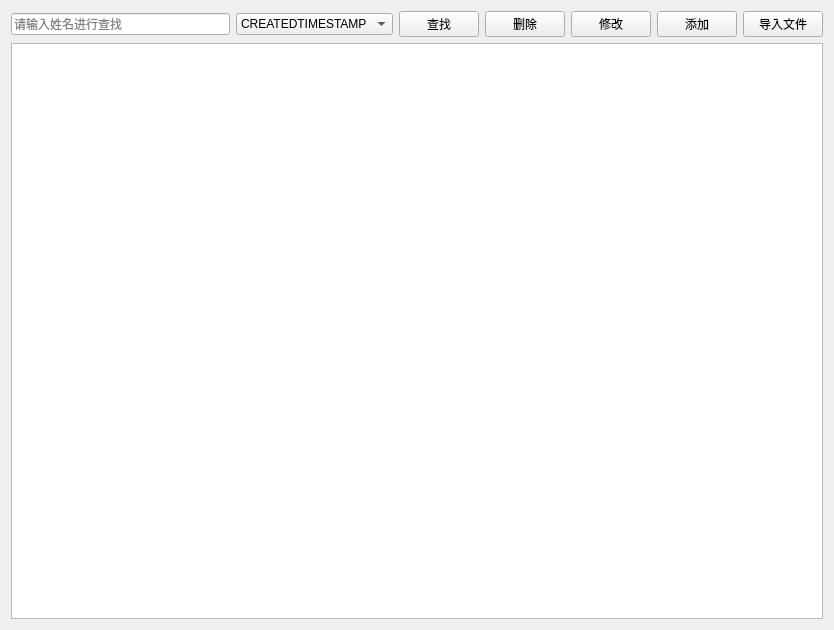
<?xml version="1.0" encoding="UTF-8"?>
<ui version="4.0">
 <class>DoctorView</class>
 <widget class="QWidget" name="DoctorView">
  <property name="geometry">
   <rect>
    <x>0</x>
    <y>0</y>
    <width>834</width>
    <height>630</height>
   </rect>
  </property>
  <property name="windowTitle">
   <string>医生管理</string>
  </property>
  <layout class="QGridLayout" name="gridLayout">
   <item row="0" column="0">
    <layout class="QHBoxLayout" name="horizontalLayout">
     <item>
      <widget class="QLineEdit" name="txtSearch">
       <property name="placeholderText">
        <string>请输入姓名进行查找</string>
       </property>
      </widget>
     </item>
     <item>
      <widget class="QComboBox" name="comboBox">
       <item>
        <property name="text">
         <string>CREATEDTIMESTAMP </string>
        </property>
       </item>
       <item>
        <property name="text">
         <string>AGE</string>
        </property>
       </item>
       <item>
        <property name="text">
         <string/>
        </property>
       </item>
      </widget>
     </item>
     <item>
      <widget class="QPushButton" name="btSearch">
       <property name="text">
        <string>查找</string>
       </property>
       <property name="icon">
        <iconset>
         <normaloff>:/img/查找.png</normaloff>:/img/查找.png</iconset>
       </property>
      </widget>
     </item>
     <item>
      <widget class="QPushButton" name="btDelete">
       <property name="text">
        <string>删除</string>
       </property>
       <property name="icon">
        <iconset>
         <normaloff>:/img/删除.png</normaloff>:/img/删除.png</iconset>
       </property>
      </widget>
     </item>
     <item>
      <widget class="QPushButton" name="btEdit">
       <property name="text">
        <string>修改</string>
       </property>
       <property name="icon">
        <iconset>
         <normaloff>:/img/修改.png</normaloff>:/img/修改.png</iconset>
       </property>
      </widget>
     </item>
     <item>
      <widget class="QPushButton" name="btAdd">
       <property name="text">
        <string>添加</string>
       </property>
       <property name="icon">
        <iconset>
         <normaloff>:/img/添加.png</normaloff>:/img/添加.png</iconset>
       </property>
      </widget>
     </item>
     <item>
      <widget class="QPushButton" name="btImport">
       <property name="text">
        <string>导入文件</string>
       </property>
      </widget>
     </item>
    </layout>
   </item>
   <item row="1" column="0">
    <widget class="QTableView" name="tableView"/>
   </item>
  </layout>
 </widget>
 <resources/>
 <connections/>
</ui>
